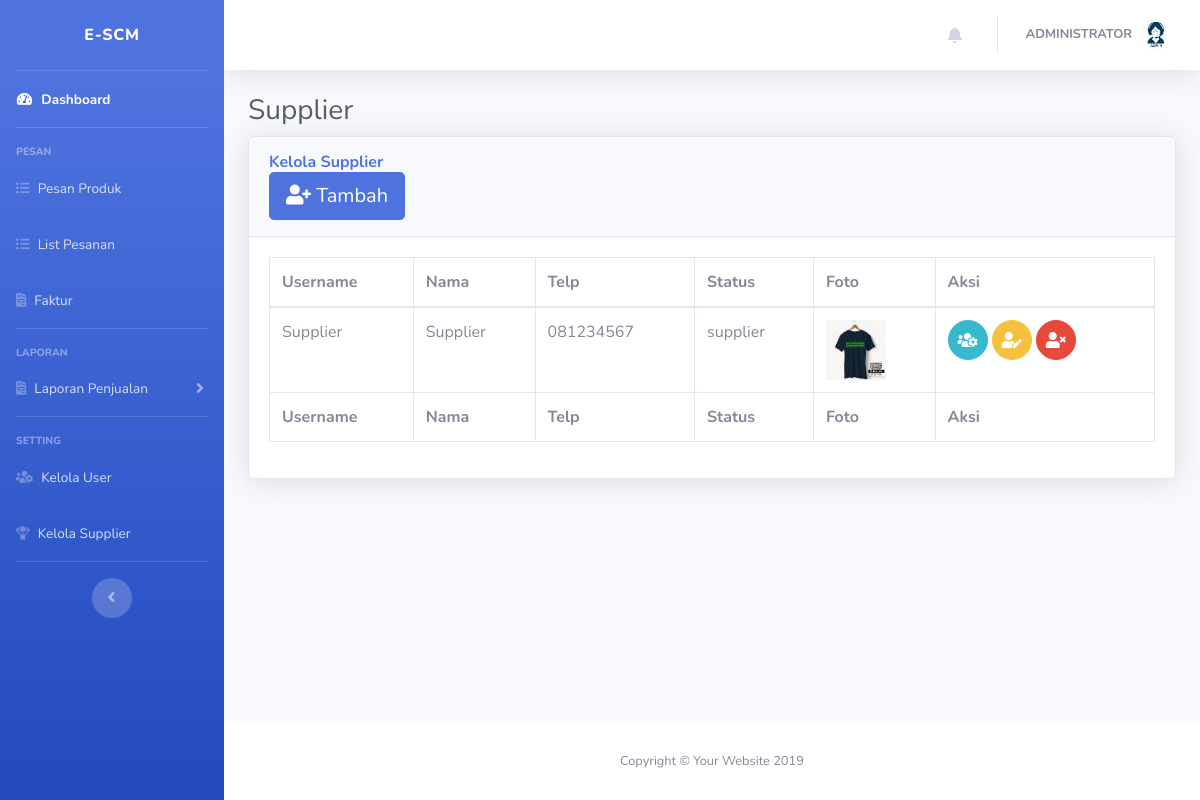
/media.php?page=supplier (signed in), run on the app's committed database.
### tables this page shows
CREATE TABLE `user` (
  `id_user` int(11) NOT NULL,
  `username` varchar(200) NOT NULL,
  `password` varchar(200) NOT NULL,
  `nama` varchar(20) NOT NULL,
  `alamat` text NOT NULL,
  `email` text NOT NULL,
  `telp` varchar(14) NOT NULL,
  `status` varchar(10) NOT NULL,
  `foto` text NOT NULL,
  `created_at` datetime NOT NULL DEFAULT CURRENT_TIMESTAMP
);

### page/supplier/index.php (the view)
<h1 class="h3 mb-2 text-gray-800">Supplier</h1>
<div class="card shadow mb-4">
    <div class="card-header py-3">
        <h6 class="m-0 font-weight-bold text-primary">Kelola Supplier</h6>
        <a href="media.php?page=createsupplier" class="btn btn-primary btn-lg"><i class="fas fa-user-plus"></i> Tambah</a>
    </div>
    <div class="card-body">
        <div class="table-responsive">
            <table class="table table-bordered" id="dataTable" width="100%" cellspacing="0">
                <thead>
                    <tr>
                        <th>Username</th>
                        <th>Nama</th>
                        <th>Telp</th>
                        <th>Status</th>
                        <th>Foto</th>
                        <th>Aksi</th>
                    </tr>
                </thead>
                <tfoot>
                    <tr>
                        <th>Username</th>
                        <th>Nama</th>
                        <th>Telp</th>
                        <th>Status</th>
                        <th>Foto</th>
                        <th>Aksi</th>
                    </tr>
                </tfoot>
                <tbody>
                    <?php
                        $query = mysql_query("SELECT * FROM user WHERE status != 'admin' AND status != 'kasir'");
                        while($r = mysql_fetch_array($query)) {
                            echo "
                            <tr>
                                <td>$r[username]</td>
                                <td>$r[nama]</td>
                                <td>$r[telp]</td>
                                <td>$r[status]</td>
                                <td><img src='foto/small_$r[foto]'></td>
                                <td><a class='btn btn-info btn-circle' href='media.php?page=detailsupplier&id=$r[id_user]'><i class='fas fa-users-cog'></i></a>
                                    <a class='btn btn-warning btn-circle' href='media.php?page=editsupplier&id=$r[id_user]'><i class='fas fa-user-edit'></i></a>
                                    ";
                            ?>
                                    <a class="btn btn-danger btn-circle" href="media.php?page=hapussupplier&id=<?php echo "$r[id_user]"; ?>" onclick="return confirm('Are you sure you want to Remove?');"><i class="fas fa-user-times"></i></a>
                            <?php echo "
                                </td>
                            </tr>";
                        }
                    ?>
                </tbody>
            </table>
        </div>
    </div>
</div>

### media.php (shortened to what this page needs)
<?php
  if (isset($_SESSION['username'])) {
  $nama = strtoupper($_SESSION['nama']);
  $query = mysql_query("SELECT * FROM user WHERE username = '$_SESSION[username]'");
  $r = mysql_fetch_array($query);
?>
<!DOCTYPE html>
<html lang="en">
<head>
  <link href="vendor/fontawesome-free/css/all.min.css" rel="stylesheet" type="text/css">
  <link href="css/sb-admin-2.min.css" rel="stylesheet">
  <link href="vendor/datatables/dataTables.bootstrap4.min.css" rel="stylesheet">
  <link rel="stylesheet" href="css/bootstrap-datepicker.min.css">
</head>
<body id="page-top">
  <div id="wrapper">
    <ul class="navbar-nav bg-gradient-primary sidebar sidebar-dark accordion" id="accordionSidebar">
      <a class="sidebar-brand d-flex align-items-center justify-content-center" href="media.php">
        <div class="sidebar-brand-text mx-3">e-SCM</div>
      </a>
      <hr class="sidebar-divider my-0">
      <?php
        $status = $_SESSION['status'];
        if ($status == 'admin') {
      ?>
      <li class="nav-item active">
        <a class="nav-link" href="media.php?page=dashboard">
          <i class="fas fa-fw fa-tachometer-alt"></i>
          <span>Dashboard</span></a>
      </li>
      <hr class="sidebar-divider">
      <div class="sidebar-heading">
        Pesan
      </div>
      <li class="nav-item">
        <a class="nav-link" href="media.php?page=pesan">
        <i class="fas fa-list-ul"></i>
          <span>Pesan Produk</span></a>
      </li>
      <li class="nav-item">
        <a class="nav-link" href="media.php?page=pesanan">
        <i class="fas fa-list-ul"></i>
          <span>List Pesanan</span></a>
      </li>
      <li class="nav-item">
        <a class="nav-link" href="media.php?page=faktur">
        <i class="fas fa-file-invoice"></i>
          <span>Faktur</span></a>
      </li>
      <hr class="sidebar-divider">
      <div class="sidebar-heading">
        Laporan
      </div>
      <li class="nav-item">
        <a class="nav-link collapsed" href="#" data-toggle="collapse" data-target="#collapseUtilities" aria-expanded="true" aria-controls="collapseUtilities">
          <i class="fas fa-file-invoice"></i>
          <span>Laporan Penjualan</span>
        </a>
      </li>
      <hr class="sidebar-divider">
      <div class="sidebar-heading">
        Setting
      </div>
      <li class="nav-item">
        <a class="nav-link" href="media.php?page=user">
          <i class="fas fa-users-cog"></i>
          <span>Kelola User</span></a>
      </li>
      <li class="nav-item">
        <a class="nav-link" href="media.php?page=supplier">
        <i class="fas fa-parachute-box"></i>
          <span>Kelola Supplier</span></a>
      </li>
        <?php } else if ($status == 'supplier') { ?>
          <li class="nav-item active">
            <a class="nav-link" href="media.php?page=dashboard">
              <i class="fas fa-fw fa-tachometer-alt"></i>
              <span>Dashboard</span></a>
          </li>
          <hr class="sidebar-divider">
          <div class="sidebar-heading">
            Produk
          </div>
          <li class="nav-item">
            <a class="nav-link" href="media.php?page=produk">
              <i class="fas fa-list-ul"></i>
              <span>List Produk</span></a>
          </li>
          <li class="nav-item">
            <a class="nav-link" href="media.php?page=konfirmasipesanan">
              <i class="fas fa-book"></i>
              <span>Pesanan</span></a>
          </li>
          <li class="nav-item">
            <a class="nav-link" href="media.php?page=faktur">
              <i class="fas fa-file-invoice"></i>
              <span>Faktur</span></a>
          </li>
        <?php } else if ($status == 'kasir') { ?>
          <li class="nav-item active">
            <a class="nav-link" href="media.php?page=dashboard">
              <i class="fas fa-fw fa-tachometer-alt"></i>
              <span>Dashboard</span></a>
          </li>
          <hr class="sidebar-divider">
          <div class="sidebar-heading">
            Laporan
          </div>
          <li class="nav-item">
            <a class="nav-link" href="media.php?page=laporankasir">
              <i class="fas fa-list-ul"></i>
              <span>Laporan Penjualan</span>
            </a>
          </li>
        <?php } ?>
      <hr class="sidebar-divider d-none d-md-block">
      <div class="text-center d-none d-md-inline">
        <button class="rounded-circle border-0" id="sidebarToggle"></button>
      </div>
    </ul>
    <div id="content-wrapper" class="d-flex flex-column">
      <div id="content">
        <nav class="navbar navbar-expand navbar-light bg-white topbar mb-4 static-top shadow">
          <ul class="navbar-nav ml-auto">
            <?php if ($_SESSION['status'] != 'kasir') { ?>
            <li class="nav-item dropdown no-arrow mx-1">
              <a class="nav-link dropdown-toggle" href="#" id="alertsDropdown" role="button" data-toggle="dropdown" aria-haspopup="true" aria-expanded="false">
                <i class="fas fa-bell fa-fw"></i>
              </a>
            </li>
            <?php } ?>
            <li class="nav-item dropdown no-arrow">
              <a class="nav-link dropdown-toggle" href="#" id="userDropdown" role="button" data-toggle="dropdown" aria-haspopup="true" aria-expanded="false">
                <span class="mr-2 d-none d-lg-inline text-gray-600 small"><?php echo "<b>$nama</b>"; ?></span>
                <img class="img-profile rounded-circle" src="foto/small_<?php echo "$r[foto]"; ?>">
              </a>
            </li>
          </ul>
        </nav>
        <div class="container-fluid">
          <?php
            include "page.php";
          ?>
        </div>
      </div>
      <footer class="sticky-footer bg-white">
        <div class="container my-auto">
          <div class="copyright text-center my-auto">
            <span>Copyright &copy; Your Website 2019</span>
          </div>
        </div>
      </footer>
    </div>
  </div>
</body>
</html>
  <?php } else {
    echo "<script>
    alert('Anda Belum Login!!!');
    window.location.href = 'index.php';
  </script>";
  } ?>

### data on the page
user: foto (picture)
user: username "Supplier", nama "Supplier", telp "081234567", status "supplier", foto (picture)

### other printed values
$nama "ADMINISTRATOR"
